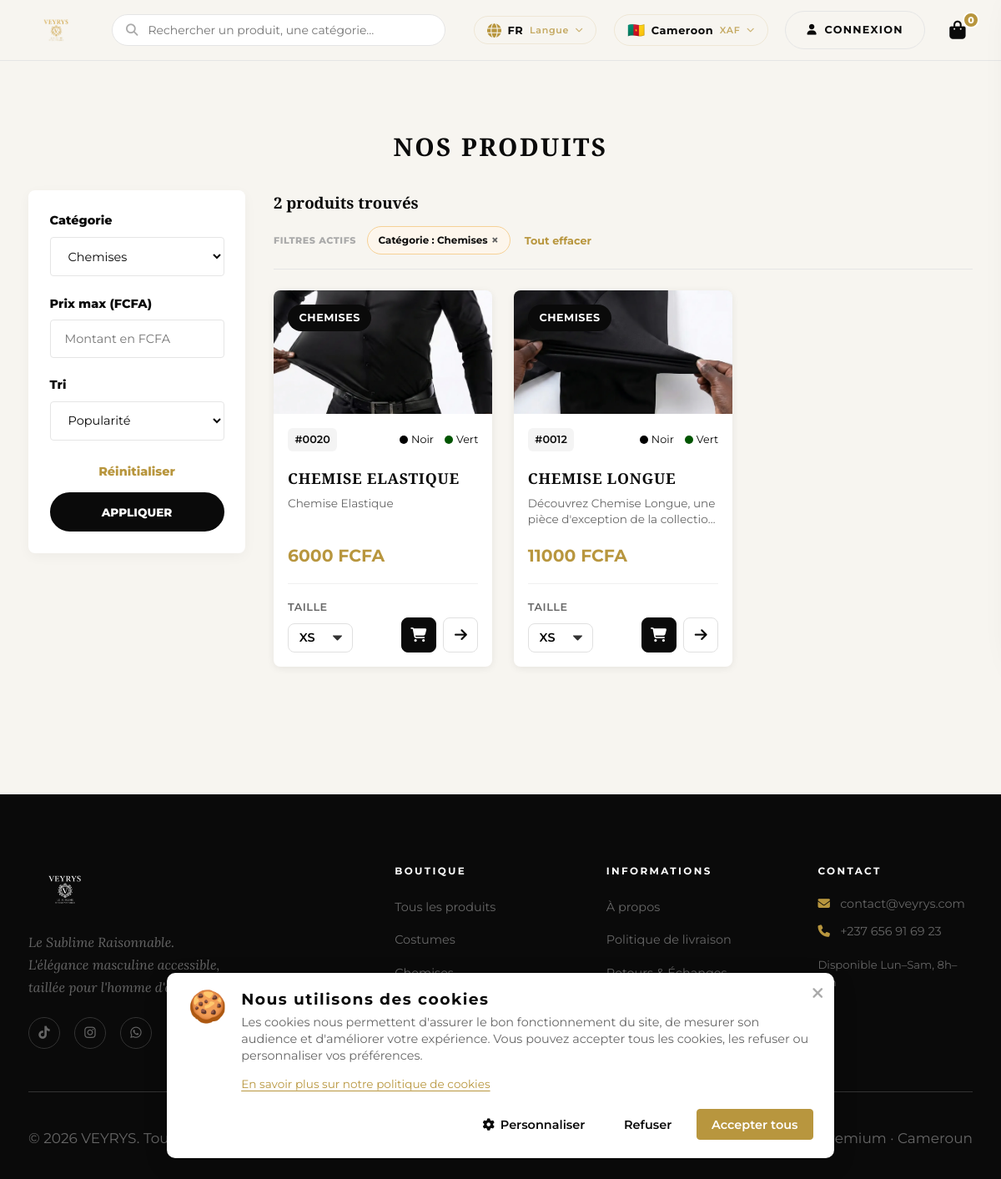
Page /chemises/ on the committed database.
### shop/models.py (models this page shows, shortened)
class Category(models.Model):
    name = models.CharField(max_length=100)
    slug = models.SlugField(unique=True, blank=True)
    class Meta:
        verbose_name_plural = "Categories"

class Product(models.Model):
    category = models.ForeignKey(Category, related_name='products', on_delete=models.CASCADE)
    name = models.CharField(max_length=255)
    slug = models.SlugField(unique=True, blank=True)
    description = models.TextField(blank=True)
    price = models.DecimalField(max_digits=12, decimal_places=2)
    colors = models.CharField(max_length=255, default=DEFAULT_COLORS, help_text="List of colors separated by comma")
    sizes = models.CharField(max_length=255, default=DEFAULT_CLOTHING_SIZES, help_text="List of sizes separated by comma")
    stock = models.PositiveIntegerField(default=10)
    created = models.DateTimeField(auto_now_add=True)
    updated = models.DateTimeField(auto_now=True)
    is_active = models.BooleanField(default=True)
    def get_color_options(self):
        return [value.strip() for value in (self.colors or "").split(",") if value.strip()]
    def get_size_options(self):
        return [value.strip() for value in (self.sizes or "").split(",") if value.strip()]
    @property
    def is_belt_product(self):
        product_name = (self.name or "").lower()
        return "ceinture" in product_name or "belt" in product_name
    @property
    def has_single_size(self):
        return len(self.get_size_options()) == 1
    @property
    def size_label(self):
        if self.is_belt_product:
            return "Tour de ceinture (cm)"
        return "Taille"

class ProductImage(models.Model):
    product = models.ForeignKey(Product, related_name='images', on_delete=models.CASCADE)
    image = models.ImageField(upload_to='products/%Y/%m/%d/')
    alt_text = models.CharField(max_length=255, blank=True)

### shop/views.py (the view)
# urls.py: path('', views.product_list, name='product_list'),
def product_list(request, category_slug=None):
    category_filter = request.GET.get('category')
    max_price = request.GET.get('max_price')
    sort = request.GET.get('sort')
    has_filters = bool(category_filter or max_price or sort)
    if request.GET.get('refresh'):
        cache.delete('products_all')
        for cat in Category.objects.all():
            cache.delete(f'products_{cat.slug}')
    context = None
    if not has_filters:
        cache_key = f'products_{category_slug or "all"}'
        context = cache.get(cache_key)
    if not context:
        from django.db.models import Count
        categories = list(Category.objects.annotate(p_count=Count('products')).filter(p_count__gt=0))
        products_qs = Product.objects.filter(is_active=True)
        category = None
        active_category_slug = category_slug or category_filter
        if active_category_slug:
            category = get_object_or_404(Category, slug=active_category_slug)
            products_qs = products_qs.filter(category=category)
        if max_price:
            try:
                products_qs = products_qs.filter(price__lte=float(max_price))
            except ValueError:
                pass
        if sort == 'price_asc':
            products_qs = products_qs.order_by('price')
        elif sort == 'price_desc':
            products_qs = products_qs.order_by('-price')
        elif sort == 'newest':
            products_qs = products_qs.order_by('-created')
        else:
            products_qs = products_qs.order_by('-id')
        products = list(products_qs.prefetch_related('images'))
        context = {
            'category': category,
            'categories': categories,
            'products': products,
        }
        if not has_filters:
            cache_key = f'products_{category_slug or "all"}'
            cache.set(cache_key, context, 3600)
    context = dict(context)
    _attach_list_add_forms(context['products'])
    return render(request, 'shop/product/list.html', context)

### shop/cart.py (called while the page is built)
    def __len__(self):
        return sum(item['quantity'] for item in self.cart.values())

### shop/context_processors.py (called while the page is built)
def cart(request):
    return {'cart': Cart(request)}

def seo(request):
    return {
        'site_url': settings.SITE_URL,
        'current_absolute_url': request.build_absolute_uri(),
    }

### shop/views.py (called while the page is built)
def _attach_list_add_forms(products):
    for product in products:
        product.cart_form = CartAddProductForm(
            product=product,
            initial={'quantity': 1, 'override': False},
        )

### shop/templates/shop/product/list.html (shortened to what this page needs)
{% extends "base.html" %}
{% load static %}
{% block content %}
<div id="home-page-content">
<section id="collections" class="section">
  <div class="container">
    <h2 class="mobile-top-title" style="font-family: var(--font-display); font-size: 1.75rem; font-weight: 800; margin-bottom: 2rem; text-transform: uppercase; text-align: center;">Nos Produits</h2>
    <div class="shop-layout">
      <aside class="shop-sidebar">
        <form action="{% url 'shop:product_list' %}" method="get" class="shop-filter-form">
          <div class="filter-group">
            <label>Catégorie</label>
            <select name="category">
              {% for c in categories %}
              <option value="{{ c.slug }}" {% if category.slug == c.slug or request.GET.category == c.slug %}selected{% endif %}>{{ c.name }}</option>
              {% endfor %}
            </select>
          </div>
          <div class="filter-group">
            <label>Prix max (FCFA)</label>
            <input type="number" name="max_price" placeholder="Montant en FCFA" value="{{ request.GET.max_price }}">
          </div>
          <div class="filter-group">
            <label>Tri</label>
            <select name="sort">
              <option value="popularity" {% if request.GET.sort == 'popularity' %}selected{% endif %}>Popularité</option>
            </select>
          </div>
          <div class="filter-actions">
            <a href="{% url 'shop:product_list' %}" class="btn-reset">Réinitialiser</a>
            <button type="submit" class="btn-submit">Appliquer</button>
          </div>
        </form>
      </aside>
      <main class="shop-main">
        <div class="shop-main-header">
           <span class="product-count">{{ products|length }} produit{{ products|length|pluralize }} trouvé{{ products|length|pluralize }}</span>
           {% if category or request.GET.max_price %}
           <div class="active-filters-tags">
              <span class="active-label">FILTRES ACTIFS</span>
              {% if category %}
                <span class="active-pill">Catégorie : {{ category.name }} <a href="{% url 'shop:product_list' %}">×</a></span>
              {% endif %}
              <a href="{% url 'shop:product_list' %}" class="clear-all">Tout effacer</a>
           </div>
           {% endif %}
        </div>
        {% if products %}
        <div class="product-grid" role="list" aria-label="Liste des produits">
      {% for product in products %}
      <article class="product-card" role="listitem" itemscope itemtype="https://schema.org/Product">
        <div class="product-card__media">
          <a href="{% url 'shop:product_detail' product.id product.slug %}" tabindex="-1" aria-hidden="true">
            {% with image=product.images.first %}
            {% if image %}
            <img src="{{ image.image.url }}" alt="{{ product.name }} — VEYRYS" loading="lazy" itemprop="image">
            {% else %}
            <img src="{% static 'img/logo.png' %}" alt="{{ product.name }} — Image non disponible" loading="lazy">
            {% endif %}
            {% endwith %}
          </a>
          <span class="product-card__badge mockup-badge">{{ product.category.name|upper }}</span>
        </div>
        <div class="product-card__body mockup-body">
          <div class="mockup-meta">
            <span class="mockup-sku">#{{ product.id|stringformat:"04d" }}</span>
            {% if product.colors %}
            <div class="mockup-colors">
              {% for color_name in product.get_color_options %}
                <span class="mockup-color-item">
                  <span class="mockup-color-dot" data-color="{{ color_name|lower }}"></span>
                  {{ color_name|title }}
                </span>
              {% endfor %}
            </div>
            {% endif %}
          </div>
          <h3 class="product-card__name mockup-name">
            <a href="{% url 'shop:product_detail' product.id product.slug %}">{{ product.name|upper }}</a>
          </h3>
          {% if product.description %}
          <p class="product-card__desc mockup-desc">{{ product.description|truncatewords:15 }}</p>
          {% endif %}
          <p class="product-card__price mockup-price" itemprop="offers" itemscope itemtype="https://schema.org/Offer">
            <span itemprop="price" content="{{ product.price }}">{{ product.price|floatformat:0 }}</span>
            <span itemprop="priceCurrency" content="XAF"> FCFA</span>
          </p>
          <div class="mockup-divider"></div>
          <div class="mockup-footer">
            <form action="{% url 'shop:cart_add' product.id %}" method="post" class="ajax-cart-form mockup-cart-form" aria-label="Ajouter au panier">
              <div class="mockup-form-layout">
                <div class="mockup-size-wrapper">
                  <label>TAILLE</label>
                  {{ product.cart_form.selected_size }}
                </div>
                <div class="mockup-actions">
                  <button type="submit" class="mockup-btn-add" aria-label="Ajouter au panier">
                    <i class="fas fa-shopping-cart" aria-hidden="true"></i>
                  </button>
                  <a href="{% url 'shop:product_detail' product.id product.slug %}" class="mockup-btn-view" aria-label="Voir les détails">
                    <i class="fas fa-arrow-right" aria-hidden="true"></i>
                  </a>
                </div>
              </div>
            </form>
          </div>
        </div>
      </article>
      {% endfor %}
    </div>
    {% endif %}
      </main>
    </div>
  </div>
</section>
</div>
{% endblock %}

### rows in the picture
Category: name "Chemises"
Product: images.first.image (picture), category.name "CHEMISES", id "0020", get_color_options "Noir" "Vert", name "CHEMISE ELASTIQUE", description "Chemise Elastique", price "6000"
Product: images.first.image (picture), category.name "CHEMISES", id "0012", get_color_options "Noir" "Vert", name "CHEMISE LONGUE", description "Découvrez Chemise Longue, une pièce d'exception de la…", price "11000"

### other values in the picture
{{ total_items }} "0"
{{ products|length }} "2"
form field category "Chemises"
